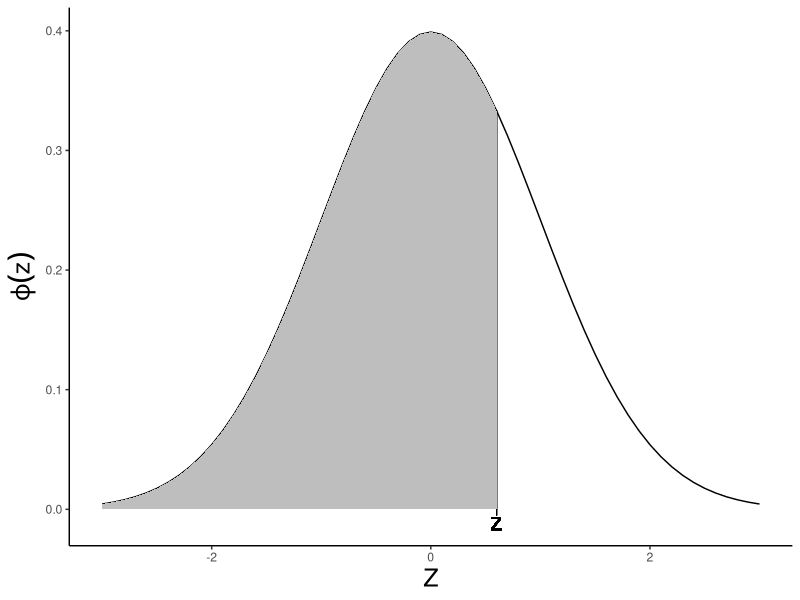
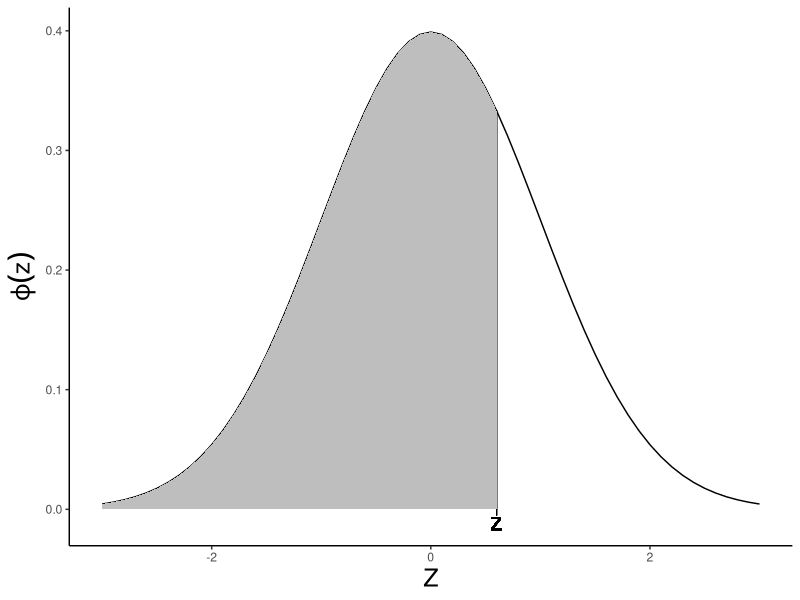

Generate these figures, in order, with R:
library(ggplot2)

x <- seq(-3, 3, by = 0.1)
y <- dnorm(x)
z <- 0.6
df <- data.frame(x = x, y = y)

p <- ggplot(df, aes(x = x, y = y)) +
    geom_line(size = 0.5) +
    geom_segment(x = z, xend = z, y = -0.005, yend = dnorm(z),
                 size = 0.3) +
    geom_ribbon(data = df[df$x <= z + 0.1, ],
                aes(ymax = y, ymin = 0),
                alpha = 1,
                fill = "grey") +
    labs(x = "Z", y = expression(varphi(z))) +
    geom_text(aes(x = z, y = -0.01, label = "z"), size = 6) +
    theme_classic() +
    theme(axis.title = element_text(size = 18))

ggsave("normal_table.png", p)
ggsave("normal_table.pdf", p)
